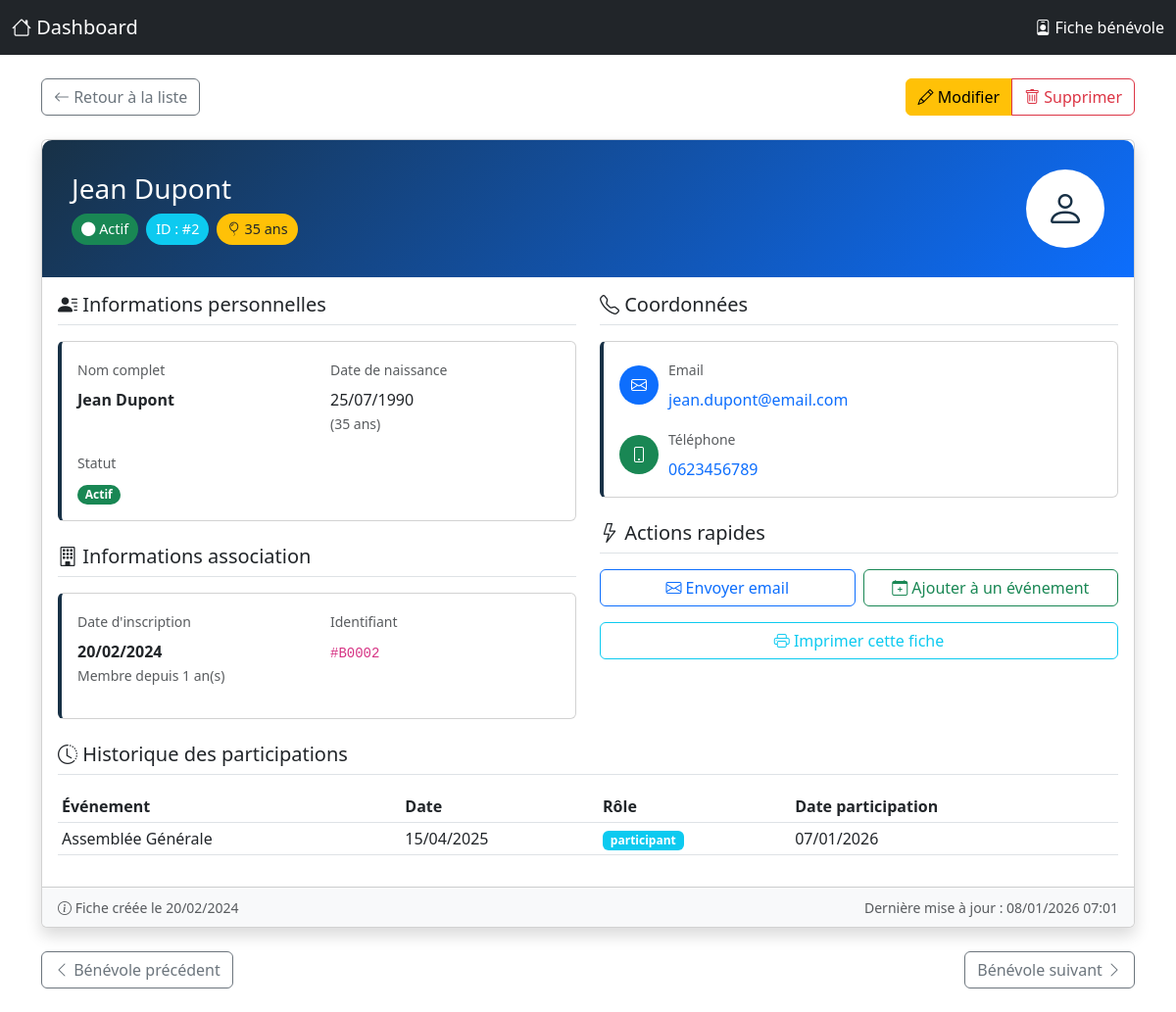
/views/admin/adherents/voirDetails.php?id=2 (signed in), run on the app's committed database.
### tables this page shows
CREATE TABLE IF NOT EXISTS Benevole (
                                        id_benevole INT AUTO_INCREMENT PRIMARY KEY,
                                        nom VARCHAR(50) NOT NULL,
                                        prenom VARCHAR(50) NOT NULL,
                                        email VARCHAR(100) UNIQUE,
                                        telephone VARCHAR(20),
                                        date_naissance DATE,
                                        date_inscription DATE NOT NULL DEFAULT (CURRENT_DATE),
                                        statut ENUM('actif','inactif') DEFAULT 'actif',
                                        created_at TIMESTAMP DEFAULT CURRENT_TIMESTAMP,
                                        updated_at TIMESTAMP DEFAULT CURRENT_TIMESTAMP ON UPDATE CURRENT_TIMESTAMP,

     
                                        CHECK (date_naissance IS NULL OR date_naissance < '2100-01-01'),  
                                        CHECK (date_inscription IS NULL OR date_inscription < '2100-01-01'),

     
                                        INDEX idx_nom_prenom (nom, prenom),
                                        INDEX idx_email (email),
                                        INDEX idx_statut (statut)
);

CREATE TABLE IF NOT EXISTS participation (
                                             id_participation INT AUTO_INCREMENT PRIMARY KEY,
                                             id_benevole INT NOT NULL,
                                             id_evenement INT NOT NULL,
                                             date_participation DATE NOT NULL DEFAULT (CURRENT_DATE),
                                             role ENUM('participant', 'organisateur', 'responsable') DEFAULT 'participant',
                                             note_participation TEXT,

     
                                             FOREIGN KEY (id_benevole)
                                                 REFERENCES benevole(id_benevole)
                                                 ON DELETE CASCADE
                                                 ON UPDATE CASCADE,

                                             FOREIGN KEY (id_evenement)
                                                 REFERENCES evenement(id_evenement)
                                                 ON DELETE CASCADE
                                                 ON UPDATE CASCADE,

     
                                             UNIQUE KEY unique_participation (id_benevole, id_evenement),
                                             CHECK (date_participation IS NULL OR date_participation < '2100-01-01'),

     
                                             INDEX idx_benevole (id_benevole),
                                             INDEX idx_evenement (id_evenement)
);

CREATE TABLE IF NOT EXISTS Evenement (
                                         id_evenement INT AUTO_INCREMENT PRIMARY KEY,
                                         nom VARCHAR(100) NOT NULL,
                                         type VARCHAR(50),
                                         details TEXT,
                                         lieu VARCHAR(100),
                                         date_debut DATE NOT NULL,
                                         date_fin DATE NOT NULL,
                                         nb_participants_prevus INT CHECK (nb_participants_prevus IS NULL OR nb_participants_prevus >= 0),
                                         budget DECIMAL(10,2) CHECK (budget IS NULL OR budget >= 0),
                                         statut ENUM('planifié', 'en cours', 'termine', 'annule') DEFAULT 'planifié',
                                         created_at TIMESTAMP DEFAULT CURRENT_TIMESTAMP,
                                         updated_at TIMESTAMP DEFAULT CURRENT_TIMESTAMP ON UPDATE CURRENT_TIMESTAMP,

     
                                         CHECK (date_fin >= date_debut),
                                         UNIQUE KEY unique_nom_date (nom, date_debut),

     
                                         INDEX idx_nom (nom),
                                         INDEX idx_date_debut (date_debut),
                                         INDEX idx_statut (statut)
);

### views/admin/adherents/voirDetails.php (the view, shortened to what the rows shown need)
<?php
$benevole_id = (int)$_GET['id'];
$db = new Database();
try {
    $conn = $db->getConnection();
} catch (Exception $e) {
}
$stmt = $conn->prepare("SELECT * FROM benevole WHERE id_benevole = ?");
$stmt->execute([$benevole_id]);
$benevole = $stmt->fetch(PDO::FETCH_ASSOC);
$participations = [];
try {
    $stmt = $conn->prepare("
        SELECT e.nom, e.date_debut, p.role, p.date_participation
        FROM participation p
        JOIN evenement e ON p.id_evenement = e.id_evenement
        WHERE p.id_benevole = ?
        ORDER BY e.date_debut DESC
    ");
    $stmt->execute([$benevole_id]);
    $participations = $stmt->fetchAll(PDO::FETCH_ASSOC);
} catch (Exception $e) {
}
$age = null;
if (!empty($benevole['date_naissance'])) {
    $birthDate = new DateTime($benevole['date_naissance']);
    $today = new DateTime();
    $age = $today->diff($birthDate)->y;
}
$date_naissance = !empty($benevole['date_naissance'])
    ? new DateTime($benevole['date_naissance'])->format('d/m/Y')
    : 'Non renseignée';
$date_inscription = !empty($benevole['date_inscription'])
    ? new DateTime($benevole['date_inscription'])->format('d/m/Y')
    : 'Inconnue';
?>
<!DOCTYPE html>
<html lang="fr">
<head>
    <link href="https://cdn.jsdelivr.net/npm/bootstrap@5.3.0/dist/css/bootstrap.min.css" rel="stylesheet">
    <link rel="stylesheet" href="https://cdn.jsdelivr.net/npm/bootstrap-icons@1.10.0/font/bootstrap-icons.css">
</head>
<body>
    <div class="container py-4">
        <div class="card shadow mb-4">
            <div class="profile-header">
                <div class="row align-items-center">
                    <div class="col-md-8">
                        <h1 class="h3 mb-2">
                            <?php echo htmlspecialchars($benevole['prenom'] . ' ' . $benevole['nom']); ?>
                        </h1>
                        <div class="d-flex flex-wrap gap-2">
                            <span class="stat-badge <?php echo $benevole['statut'] == 'actif' ? 'bg-success' : 'bg-secondary'; ?>">
                                <i class="bi bi-circle-fill"></i>
                                <?php echo ucfirst($benevole['statut']); ?>
                            </span>
                            <span class="stat-badge bg-info">
                                ID : #<?php echo $benevole['id_benevole']; ?>
                            </span>
                            <?php if ($age): ?>
                            <span class="stat-badge bg-warning text-dark">
                                <i class="bi bi-balloon"></i> <?php echo $age; ?> ans
                            </span>
                            <?php endif; ?>
                        </div>
                    </div>
                </div>
            </div>
            <div class="card-body">
                <div class="row g-4">
                    <div class="col-lg-6">
                        <div class="info-card card mb-3">
                            <div class="card-body">
                                <div class="row">
                                    <div class="col-md-6 mb-3">
                                        <label class="form-label text-muted small">Nom complet</label>
                                        <p class="mb-0 fw-bold">
                                            <?php echo htmlspecialchars($benevole['prenom'] . ' ' . $benevole['nom']); ?>
                                        </p>
                                    </div>
                                    <div class="col-md-6 mb-3">
                                        <label class="form-label text-muted small">Date de naissance</label>
                                        <p class="mb-0">
                                            <?php echo $date_naissance; ?>
                                            <?php if ($age): ?>
                                            <br><small class="text-muted">(<?php echo $age; ?> ans)</small>
                                            <?php endif; ?>
                                        </p>
                                    </div>
                                    <div class="col-md-12">
                                        <p class="mb-0">
                                            <span class="badge rounded-pill <?php echo $benevole['statut'] == 'actif' ? 'bg-success' : 'bg-secondary'; ?>">
                                                <?php echo ucfirst($benevole['statut']); ?>
                                            </span>
                                        </p>
                                    </div>
                                </div>
                            </div>
                        </div>
                        <div class="info-card card">
                            <div class="card-body">
                                <div class="row">
                                    <div class="col-md-6 mb-3">
                                        <label class="form-label text-muted small">Date d'inscription</label>
                                        <p class="mb-0 fw-bold">
                                            <?php echo $date_inscription; ?>
                                        </p>
                                        <small class="text-muted">
                                            Membre depuis
                                            <?php
                                            $inscription = new DateTime($benevole['date_inscription']);
                                            $today = new DateTime();
                                            $diff = $today->diff($inscription);
                                            echo $diff->y > 0 ? $diff->y . ' an(s)' : $diff->m . ' mois';
                                            ?>
                                        </small>
                                    </div>
                                    <div class="col-md-6 mb-3">
                                        <p class="mb-0">
                                            <code>#B<?php echo str_pad($benevole['id_benevole'], 4, '0', STR_PAD_LEFT); ?></code>
                                        </p>
                                    </div>
                                </div>
                            </div>
                        </div>
                    </div>
                    <div class="col-lg-6">
                        <div class="info-card card mb-4">
                            <div class="card-body">
                                <div class="d-flex align-items-center mb-3">
                                    <div>
                                        <?php if (!empty($benevole['email'])): ?>
                                        <p class="mb-0">
                                            <a href="mailto:<?php echo htmlspecialchars($benevole['email']); ?>"
                                               class="text-decoration-none">
                                                <?php echo htmlspecialchars($benevole['email']); ?>
                                            </a>
                                        </p>
                                        <?php else: ?>
                                        <p class="mb-0 text-muted">Non renseigné</p>
                                        <?php endif; ?>
                                    </div>
                                </div>
                                <div class="d-flex align-items-center">
                                    <div>
                                        <?php if (!empty($benevole['telephone'])): ?>
                                        <p class="mb-0">
                                            <a href="tel:<?php echo htmlspecialchars($benevole['telephone']); ?>"
                                               class="text-decoration-none">
                                                <?php echo htmlspecialchars($benevole['telephone']); ?>
                                            </a>
                                        </p>
                                        <?php else: ?>
                                        <p class="mb-0 text-muted">Non renseigné</p>
                                        <?php endif; ?>
                                    </div>
                                </div>
                            </div>
                        </div>
                    </div>
                </div>
                <?php if (!empty($participations)): ?>
                <div class="row mt-4">
                    <div class="col-12">
                        <div class="table-responsive">
                            <table class="table table-sm">
                                <thead>
                                    <tr>
                                        <th>Événement</th>
                                        <th>Date</th>
                                        <th>Rôle</th>
                                        <th>Date participation</th>
                                    </tr>
                                </thead>
                                <tbody>
                                    <?php foreach ($participations as $part): ?>
                                    <tr>
                                        <td><?php echo htmlspecialchars($part['nom']); ?></td>
                                        <td><?php echo date('d/m/Y', strtotime($part['date_debut'])); ?></td>
                                        <td><span class="badge bg-info"><?php echo htmlspecialchars($part['role']); ?></span></td>
                                        <td><?php echo date('d/m/Y', strtotime($part['date_participation'])); ?></td>
                                    </tr>
                                    <?php endforeach; ?>
                                </tbody>
                            </table>
                        </div>
                    </div>
                </div>
                <?php endif; ?>
            </div>
            <div class="card-footer bg-light">
                <div class="row">
                    <div class="col-md-6">
                        <small class="text-muted">
                            <i class="bi bi-info-circle"></i>
                            Fiche créée le <?php echo $date_inscription; ?>
                        </small>
                    </div>
                </div>
            </div>
        </div>
    </div>
</body>
</html>

### data on the page
benevole: prenom+nom "Jean Dupont", statut "Actif", id_benevole "2", date_naissance "35", date_naissance "25/07/1990", date_inscription "20/02/2024", date_inscription "1", id_benevole "0002", email "jean.dupont@email.com", telephone "0623456789"
participation: id_evenement.nom "Assemblée Générale", id_evenement.date_debut "15/04/2025", role "participant", date_participation "07/01/2026"
